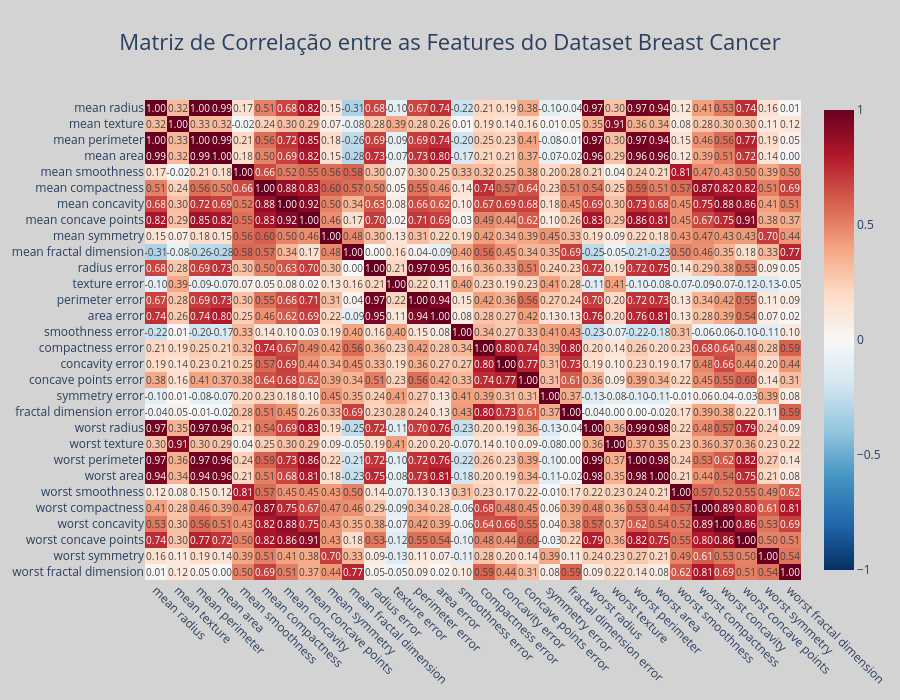

The code cell stored with this chart in its notebook:
### Code cell
# 3. Criar o Heatmap de Correlação
fig = px.imshow(
    correlacao,
    text_auto='.2f',  # Exibe os valores de correlação na célula
    aspect="auto",   # Ajusta o aspecto para melhor visualização
    color_continuous_scale='RdBu_r',  # Usa um esquema de cores divergente (vermelho/azul)
    range_color=[-1, 1],             # Garante que a escala de cores vá de -1 a 1 (correlação)
    title='Matriz de Correlação entre as Features do Dataset Breast Cancer',
    height=700

)

fig.update_layout(
    plot_bgcolor='rgba(0,0,0,0)', # Torna o fundo da área do gráfico (onde as barras estão) transparente
    paper_bgcolor='lightgray', # Define a cor do fundo da página/janela
    title_x=0.5, # Centraliza o título principal horizontalmente (0.5 = 50% da largura)
    title_font_size=22, # Use o valor que desejar (padrão é geralmente 18)  
    font=dict(size=12), # Reduzir ligeiramente o tamanho da fonte para encaixar mais rótulos       
)

fig.update_traces(
    textfont_size=10 # Aumenta o tamanho da fonte do texto na célula.
)

fig.update_xaxes(
    tickangle=45, # Rotação de 45 graus para os rótulos do eixo X
    automargin=True
)
fig.update_yaxes(
    automargin=True # Ajusta a margem do eixo Y automaticamente
)

fig.show()

### Figure 1 — Plotly figure (JSON) as saved in the notebook; plotly's stock layout.template omitted (floating-point values rounded to 4 significant figures; data arrays with more than 128 entries replaced by an {"elided": "..."} marker saying what was removed)
{"data": [{"coloraxis": "coloraxis", "hovertemplate": "x: %{x}<br>y: %{y}<br>color: %{z}<extra></extra>", "name": "0", "textfont": {"size": 10}, "texttemplate": "%{z:.2f}", "type": "heatmap", "x": ["mean radius", "mean texture", "mean perimeter", "mean area", "mean smoothness", "mean compactness", "mean concavity", "mean concave points", "mean symmetry", "mean fractal dimension", "radius error", "texture error", "perimeter error", "area error", "smoothness error", "compactness error", "concavity error", "concave points error", "symmetry error", "fractal dimension error", "worst radius", "worst texture", "worst perimeter", "worst area", "worst smoothness", "worst compactness", "worst concavity", "worst concave points", "worst symmetry", "worst fractal dimension"], "xaxis": "x", "y": ["mean radius", "mean texture", "mean perimeter", "mean area", "mean smoothness", "mean compactness", "mean concavity", "mean concave points", "mean symmetry", "mean fractal dimension", "radius error", "texture error", "perimeter error", "area error", "smoothness error", "compactness error", "concavity error", "concave points error", "symmetry error", "fractal dimension error", "worst radius", "worst texture", "worst perimeter", "worst area", "worst smoothness", "worst compactness", "worst concavity", "worst concave points", "worst symmetry", "worst fractal dimension"], "yaxis": "y", "z": {"elided": "30x30 float values"}}], "layout": {"coloraxis": {"cmax": 1, "cmin": -1, "colorscale": [[0, "rgb(5,48,97)"], [0.1, "rgb(33,102,172)"], [0.2, "rgb(67,147,195)"], [0.3, "rgb(146,197,222)"], [0.4, "rgb(209,229,240)"], [0.5, "rgb(247,247,247)"], [0.6, "rgb(253,219,199)"], [0.7, "rgb(244,165,130)"], [0.8, "rgb(214,96,77)"], [0.9, "rgb(178,24,43)"], [1, "rgb(103,0,31)"]]}, "font": {"size": 12}, "height": 700, "paper_bgcolor": "lightgray", "plot_bgcolor": "rgba(0,0,0,0)", "title": {"font": {"size": 22}, "text": "Matriz de Correlação entre as Features do Dataset Breast Cancer", "x": 0.5}, "xaxis": {"anchor": "y", "automargin": true, "domain": [0, 1], "tickangle": 45}, "yaxis": {"anchor": "x", "automargin": true, "autorange": "reversed", "domain": [0, 1]}}}
